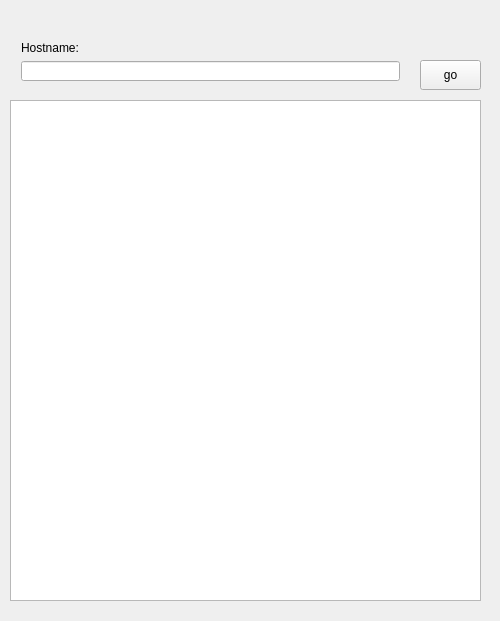
<?xml version="1.0" encoding="UTF-8"?>
<ui version="4.0">
 <class>Webclient</class>
 <widget class="QWidget" name="Webclient">
  <property name="geometry">
   <rect>
    <x>0</x>
    <y>0</y>
    <width>500</width>
    <height>621</height>
   </rect>
  </property>
  <property name="windowTitle">
   <string>Webclient</string>
  </property>
  <widget class="QWidget" name="layoutWidget">
   <property name="geometry">
    <rect>
     <x>10</x>
     <y>30</y>
     <width>401</width>
     <height>62</height>
    </rect>
   </property>
   <layout class="QVBoxLayout" name="verticalLayout">
    <item>
     <widget class="QLabel" name="label">
      <property name="text">
       <string>Hostname:</string>
      </property>
     </widget>
    </item>
    <item>
     <widget class="QLineEdit" name="input"/>
    </item>
   </layout>
  </widget>
  <widget class="QPushButton" name="gobtn">
   <property name="geometry">
    <rect>
     <x>420</x>
     <y>60</y>
     <width>61</width>
     <height>30</height>
    </rect>
   </property>
   <property name="text">
    <string>go</string>
   </property>
  </widget>
  <widget class="QTextEdit" name="outputterminal">
   <property name="geometry">
    <rect>
     <x>10</x>
     <y>100</y>
     <width>471</width>
     <height>501</height>
    </rect>
   </property>
  </widget>
 </widget>
 <layoutdefault spacing="6" margin="11"/>
 <resources/>
 <connections/>
</ui>
